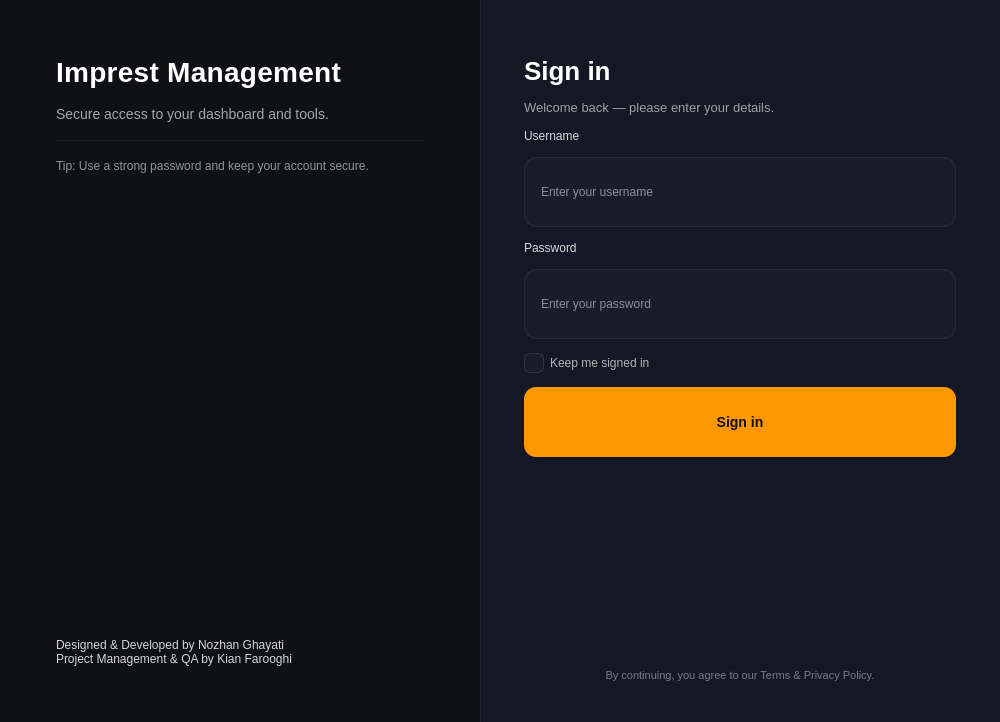
<?xml version="1.0" encoding="UTF-8"?>
<ui version="4.0">
 <class>LoginWindow</class>
 <widget class="QDialog" name="LoginWindow">
  <property name="geometry">
   <rect>
    <x>0</x>
    <y>0</y>
    <width>1000</width>
    <height>722</height>
   </rect>
  </property>
  <property name="minimumSize">
   <size>
    <width>980</width>
    <height>620</height>
   </size>
  </property>
  <property name="maximumSize">
   <size>
    <width>1000</width>
    <height>722</height>
   </size>
  </property>
  <property name="windowTitle">
   <string>Login</string>
  </property>
  <property name="styleSheet">
   <string notr="true">
/* =========================
   BASE
   ========================= */
QDialog {
    background-color: #0F1115;
    color: #EAEAEA;
    font-family: &quot;Segoe UI&quot;;
    font-size: 13px;
}

/* =========================
   PANELS
   ========================= */
QFrame#leftPanel {
    background-color: #0F1115;
}

QFrame#rightPanel {
    background-color: #141824;
    border-left: 1px solid rgba(255, 255, 255, 14);
}

/* =========================
   TEXT STYLES
   ========================= */
QLabel {
    color: rgba(255, 255, 255, 210);
}

QLabel#lblBrand {
    color: #FFFFFF;
    font-size: 28px;
    font-weight: 800;
    letter-spacing: 0.3px;
}

QLabel#lblTagline {
    color: rgba(255, 255, 255, 160);
    font-size: 14px;
}

QLabel#lblTitle {
    color: #FFFFFF;
    font-size: 26px;
    font-weight: 800;
}

QLabel#lblSubtitle {
    color: rgba(255, 255, 255, 150);
    font-size: 13px;
}

QLabel#lblHint {
    color: rgba(255, 255, 255, 140);
    font-size: 12px;
}

QLabel#lblFooter {
    color: rgba(255, 255, 255, 110);
    font-size: 11px;
}

/* =========================
   INPUTS
   ========================= */
QLineEdit {
    background-color: rgba(255, 255, 255, 6);
    border: 1px solid rgba(255, 255, 255, 18);
    border-radius: 12px;
    padding: 12px 14px;
    color: #FFFFFF;
    min-height: 44px;
    selection-background-color: rgba(255, 152, 0, 110);
}

QLineEdit:hover {
    border: 1px solid rgba(255, 255, 255, 28);
}

QLineEdit:focus {
    border: 2px solid #FF9800;
    background-color: rgba(255, 255, 255, 8);
}

QLineEdit::placeholder {
    color: rgba(255, 255, 255, 110);
}

/* =========================
   PRIMARY BUTTON
   ========================= */
QPushButton#btnLogin {
    background-color: #FF9800;
    color: #101114;
    border: none;
    border-radius: 12px;
    padding: 12px 16px;
    font-size: 14px;
    font-weight: 800;
    min-height: 46px;
}

QPushButton#btnLogin:hover {
    background-color: #FFA726;
}

QPushButton#btnLogin:pressed {
    background-color: #F57C00;
}

/* =========================
   CHECKBOX
   ========================= */
QCheckBox {
    color: rgba(255, 255, 255, 170);
}

QCheckBox::indicator {
    width: 18px;
    height: 18px;
}

QCheckBox::indicator:unchecked {
    border-radius: 6px;
    border: 1px solid rgba(255, 255, 255, 26);
    background-color: rgba(255, 255, 255, 6);
}

QCheckBox::indicator:checked {
    border-radius: 6px;
    border: 1px solid #FF9800;
    background-color: #FF9800;
}

/* =========================
   OPTIONAL: subtle divider line
   ========================= */
QFrame#divider {
    background-color: rgba(255,255,255,10);
}
   </string>
  </property>
  <layout class="QHBoxLayout" name="rootLayout">
   <property name="spacing">
    <number>0</number>
   </property>
   <property name="leftMargin">
    <number>0</number>
   </property>
   <property name="topMargin">
    <number>0</number>
   </property>
   <property name="rightMargin">
    <number>0</number>
   </property>
   <property name="bottomMargin">
    <number>0</number>
   </property>
   <item>
    <widget class="QFrame" name="leftPanel">
     <property name="frameShape">
      <enum>QFrame::NoFrame</enum>
     </property>
     <layout class="QVBoxLayout" name="leftLayout">
      <property name="spacing">
       <number>18</number>
      </property>
      <property name="leftMargin">
       <number>56</number>
      </property>
      <property name="topMargin">
       <number>56</number>
      </property>
      <property name="rightMargin">
       <number>56</number>
      </property>
      <property name="bottomMargin">
       <number>56</number>
      </property>
      <item>
       <widget class="QLabel" name="lblBrand">
        <property name="text">
         <string>Imprest Management</string>
        </property>
       </widget>
      </item>
      <item>
       <widget class="QLabel" name="lblTagline">
        <property name="text">
         <string>Secure access to your dashboard and tools.</string>
        </property>
        <property name="wordWrap">
         <bool>true</bool>
        </property>
       </widget>
      </item>
      <item>
       <widget class="QFrame" name="divider">
        <property name="minimumSize">
         <size>
          <width>0</width>
          <height>1</height>
         </size>
        </property>
        <property name="maximumSize">
         <size>
          <width>16777215</width>
          <height>1</height>
         </size>
        </property>
        <property name="frameShape">
         <enum>QFrame::NoFrame</enum>
        </property>
       </widget>
      </item>
      <item>
       <widget class="QLabel" name="lblHint">
        <property name="text">
         <string>Tip: Use a strong password and keep your account secure.</string>
        </property>
        <property name="wordWrap">
         <bool>true</bool>
        </property>
       </widget>
      </item>
      <item>
       <spacer name="leftSpacer">
        <property name="orientation">
         <enum>Qt::Vertical</enum>
        </property>
        <property name="sizeHint" stdset="0">
         <size>
          <width>20</width>
          <height>359</height>
         </size>
        </property>
       </spacer>
      </item>
      <item>
       <widget class="QLabel" name="lblFooterLeft">
        <property name="text">
         <string>Designed &amp; Developed by Nozhan Ghayati
Project Management &amp; QA by Kian Farooghi</string>
        </property>
       </widget>
      </item>
     </layout>
    </widget>
   </item>
   <item>
    <widget class="QFrame" name="rightPanel">
     <property name="minimumSize">
      <size>
       <width>420</width>
       <height>0</height>
      </size>
     </property>
     <property name="maximumSize">
      <size>
       <width>520</width>
       <height>16777215</height>
      </size>
     </property>
     <property name="frameShape">
      <enum>QFrame::NoFrame</enum>
     </property>
     <layout class="QVBoxLayout" name="rightLayout">
      <property name="spacing">
       <number>14</number>
      </property>
      <property name="leftMargin">
       <number>44</number>
      </property>
      <property name="topMargin">
       <number>56</number>
      </property>
      <property name="rightMargin">
       <number>44</number>
      </property>
      <property name="bottomMargin">
       <number>40</number>
      </property>
      <item>
       <widget class="QLabel" name="lblTitle">
        <property name="text">
         <string>Sign in</string>
        </property>
       </widget>
      </item>
      <item>
       <widget class="QLabel" name="lblSubtitle">
        <property name="text">
         <string>Welcome back — please enter your details.</string>
        </property>
        <property name="wordWrap">
         <bool>true</bool>
        </property>
       </widget>
      </item>
      <item>
       <spacer name="spFormTop">
        <property name="orientation">
         <enum>Qt::Vertical</enum>
        </property>
        <property name="sizeHint" stdset="0">
         <size>
          <width>20</width>
          <height>10</height>
         </size>
        </property>
       </spacer>
      </item>
      <item>
       <widget class="QLabel" name="lblUsername">
        <property name="text">
         <string>Username</string>
        </property>
       </widget>
      </item>
      <item>
       <widget class="QLineEdit" name="leUsername">
        <property name="placeholderText">
         <string>Enter your username</string>
        </property>
        <property name="clearButtonEnabled">
         <bool>true</bool>
        </property>
       </widget>
      </item>
      <item>
       <widget class="QLabel" name="lblPassword">
        <property name="text">
         <string>Password</string>
        </property>
       </widget>
      </item>
      <item>
       <widget class="QLineEdit" name="lePassword">
        <property name="echoMode">
         <enum>QLineEdit::Password</enum>
        </property>
        <property name="placeholderText">
         <string>Enter your password</string>
        </property>
        <property name="clearButtonEnabled">
         <bool>true</bool>
        </property>
       </widget>
      </item>
      <item>
       <widget class="QCheckBox" name="cbRemember">
        <property name="text">
         <string>Keep me signed in</string>
        </property>
       </widget>
      </item>
      <item>
       <spacer name="spBeforeButton">
        <property name="orientation">
         <enum>Qt::Vertical</enum>
        </property>
        <property name="sizeHint" stdset="0">
         <size>
          <width>20</width>
          <height>6</height>
         </size>
        </property>
       </spacer>
      </item>
      <item>
       <widget class="QPushButton" name="btnLogin">
        <property name="cursor">
         <cursorShape>PointingHandCursor</cursorShape>
        </property>
        <property name="text">
         <string>Sign in</string>
        </property>
       </widget>
      </item>
      <item>
       <spacer name="spPushBottom">
        <property name="orientation">
         <enum>Qt::Vertical</enum>
        </property>
        <property name="sizeHint" stdset="0">
         <size>
          <width>20</width>
          <height>220</height>
         </size>
        </property>
       </spacer>
      </item>
      <item>
       <widget class="QLabel" name="lblFooter">
        <property name="text">
         <string>By continuing, you agree to our Terms &amp; Privacy Policy.</string>
        </property>
        <property name="alignment">
         <set>Qt::AlignCenter</set>
        </property>
       </widget>
      </item>
     </layout>
    </widget>
   </item>
  </layout>
 </widget>
 <resources/>
 <connections/>
</ui>
